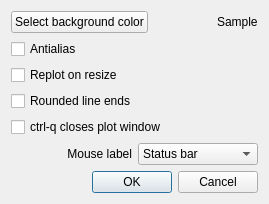
<?xml version="1.0" encoding="UTF-8"?>
<ui version="4.0">
 <class>settingsDialog</class>
 <widget class="QDialog" name="settingsDialog">
  <property name="geometry">
   <rect>
    <x>0</x>
    <y>0</y>
    <width>269</width>
    <height>186</height>
   </rect>
  </property>
  <property name="windowTitle">
   <string>Terminal configuration</string>
  </property>
  <property name="windowIcon">
   <iconset resource="QtGnuplotResource.qrc">
    <normaloff>:/images/settings</normaloff>:/images/settings</iconset>
  </property>
  <layout class="QVBoxLayout" name="verticalLayout_2">
   <item>
    <layout class="QVBoxLayout" name="verticalLayout">
     <item>
      <layout class="QHBoxLayout" name="horizontalLayout">
       <item>
        <widget class="QPushButton" name="backgroundButton">
         <property name="text">
          <string>Select background color</string>
         </property>
        </widget>
       </item>
       <item>
        <spacer name="horizontalSpacer">
         <property name="orientation">
          <enum>Qt::Horizontal</enum>
         </property>
         <property name="sizeHint" stdset="0">
          <size>
           <width>40</width>
           <height>20</height>
          </size>
         </property>
        </spacer>
       </item>
       <item>
        <widget class="QLabel" name="sampleColorLabel">
         <property name="text">
          <string>Sample</string>
         </property>
        </widget>
       </item>
      </layout>
     </item>
     <item>
      <widget class="QCheckBox" name="antialiasCheckBox">
       <property name="text">
        <string>Antialias</string>
       </property>
      </widget>
     </item>
     <item>
      <widget class="QCheckBox" name="replotOnResizeCheckBox">
       <property name="text">
        <string>Replot on resize</string>
       </property>
      </widget>
     </item>
     <item>
      <widget class="QCheckBox" name="roundedCheckBox">
       <property name="text">
        <string>Rounded line ends</string>
       </property>
      </widget>
     </item>
     <item>
      <widget class="QCheckBox" name="ctrlQCheckBox">
       <property name="text">
        <string>ctrl-q closes plot window</string>
       </property>
      </widget>
     </item>
     <item>
      <layout class="QHBoxLayout" name="horizontalLayout_2">
       <item>
        <widget class="QLabel" name="label">
         <property name="text">
          <string>Mouse label</string>
         </property>
         <property name="alignment">
          <set>Qt::AlignRight|Qt::AlignTrailing|Qt::AlignVCenter</set>
         </property>
        </widget>
       </item>
       <item>
        <widget class="QComboBox" name="mouseLabelComboBox">
         <item>
          <property name="text">
           <string>Status bar</string>
          </property>
         </item>
         <item>
          <property name="text">
           <string>Tool bar</string>
          </property>
         </item>
         <item>
          <property name="text">
           <string>Above plot</string>
          </property>
         </item>
         <item>
          <property name="text">
           <string>None</string>
          </property>
         </item>
        </widget>
       </item>
      </layout>
     </item>
    </layout>
   </item>
   <item>
    <widget class="QDialogButtonBox" name="buttonBox">
     <property name="orientation">
      <enum>Qt::Horizontal</enum>
     </property>
     <property name="standardButtons">
      <set>QDialogButtonBox::Cancel|QDialogButtonBox::Ok</set>
     </property>
    </widget>
   </item>
  </layout>
 </widget>
 <resources>
  <include location="QtGnuplotResource.qrc"/>
 </resources>
 <connections>
  <connection>
   <sender>buttonBox</sender>
   <signal>accepted()</signal>
   <receiver>settingsDialog</receiver>
   <slot>accept()</slot>
   <hints>
    <hint type="sourcelabel">
     <x>248</x>
     <y>254</y>
    </hint>
    <hint type="destinationlabel">
     <x>157</x>
     <y>274</y>
    </hint>
   </hints>
  </connection>
  <connection>
   <sender>buttonBox</sender>
   <signal>rejected()</signal>
   <receiver>settingsDialog</receiver>
   <slot>reject()</slot>
   <hints>
    <hint type="sourcelabel">
     <x>316</x>
     <y>260</y>
    </hint>
    <hint type="destinationlabel">
     <x>286</x>
     <y>274</y>
    </hint>
   </hints>
  </connection>
 </connections>
</ui>
